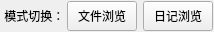
        <widget class="QWidget" name="widget_5" native="true">
         <property name="minimumSize">
          <size>
           <width>0</width>
           <height>32</height>
          </size>
         </property>
         <property name="maximumSize">
          <size>
           <width>240</width>
           <height>32</height>
          </size>
         </property>
         <layout class="QHBoxLayout" name="horizontalLayout_5">
          <property name="leftMargin">
           <number>1</number>
          </property>
          <property name="topMargin">
           <number>1</number>
          </property>
          <property name="rightMargin">
           <number>1</number>
          </property>
          <property name="bottomMargin">
           <number>1</number>
          </property>
          <item>
           <widget class="QLabel" name="label_3">
            <property name="maximumSize">
             <size>
              <width>60</width>
              <height>16777215</height>
             </size>
            </property>
            <property name="text">
             <string> 模式切换：</string>
            </property>
           </widget>
          </item>
          <item>
           <widget class="QPushButton" name="btn_fileScanFileMode">
            <property name="sizePolicy">
             <sizepolicy hsizetype="Fixed" vsizetype="Fixed">
              <horstretch>0</horstretch>
              <verstretch>0</verstretch>
             </sizepolicy>
            </property>
            <property name="maximumSize">
             <size>
              <width>70</width>
              <height>30</height>
             </size>
            </property>
            <property name="text">
             <string>文件浏览</string>
            </property>
           </widget>
          </item>
          <item>
           <widget class="QPushButton" name="btn_fileScanDialyMode">
            <property name="sizePolicy">
             <sizepolicy hsizetype="Fixed" vsizetype="Fixed">
              <horstretch>0</horstretch>
              <verstretch>0</verstretch>
             </sizepolicy>
            </property>
            <property name="maximumSize">
             <size>
              <width>70</width>
              <height>30</height>
             </size>
            </property>
            <property name="text">
             <string>日记浏览</string>
            </property>
           </widget>
          </item>
         </layout>
        </widget>
